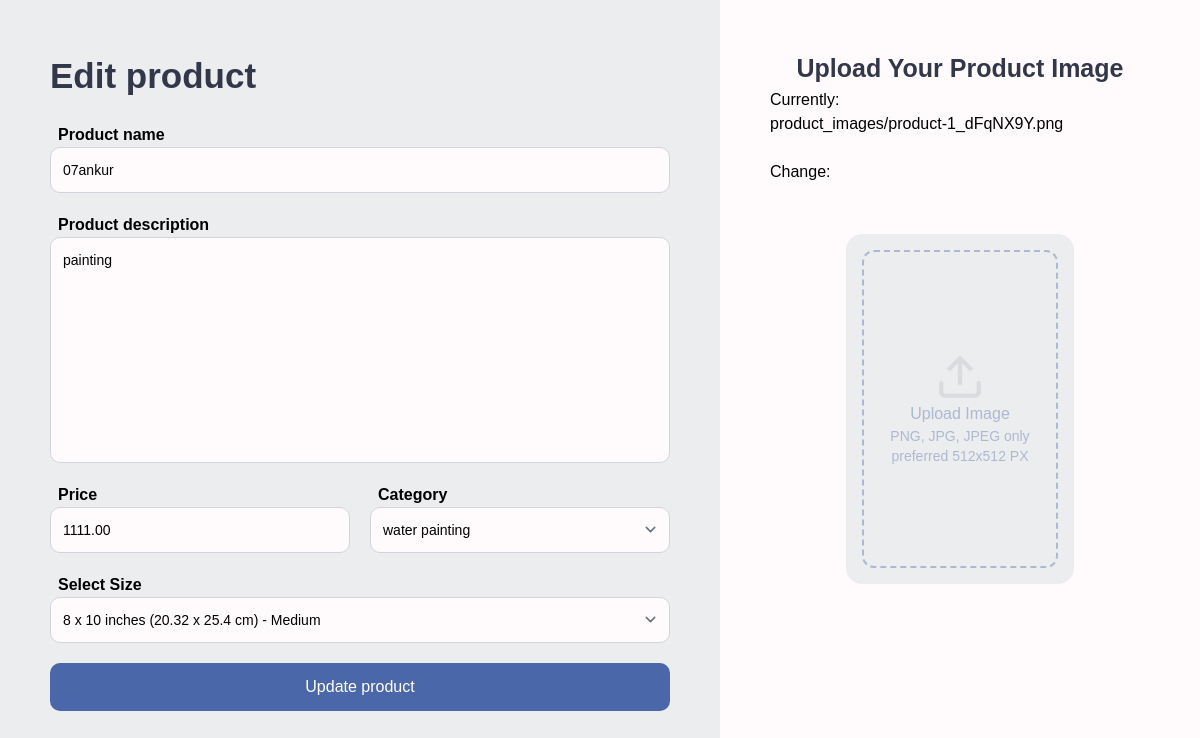
Before: /seller/home/editProducts/n9C0wO6FXM (signed in) with the older database file.
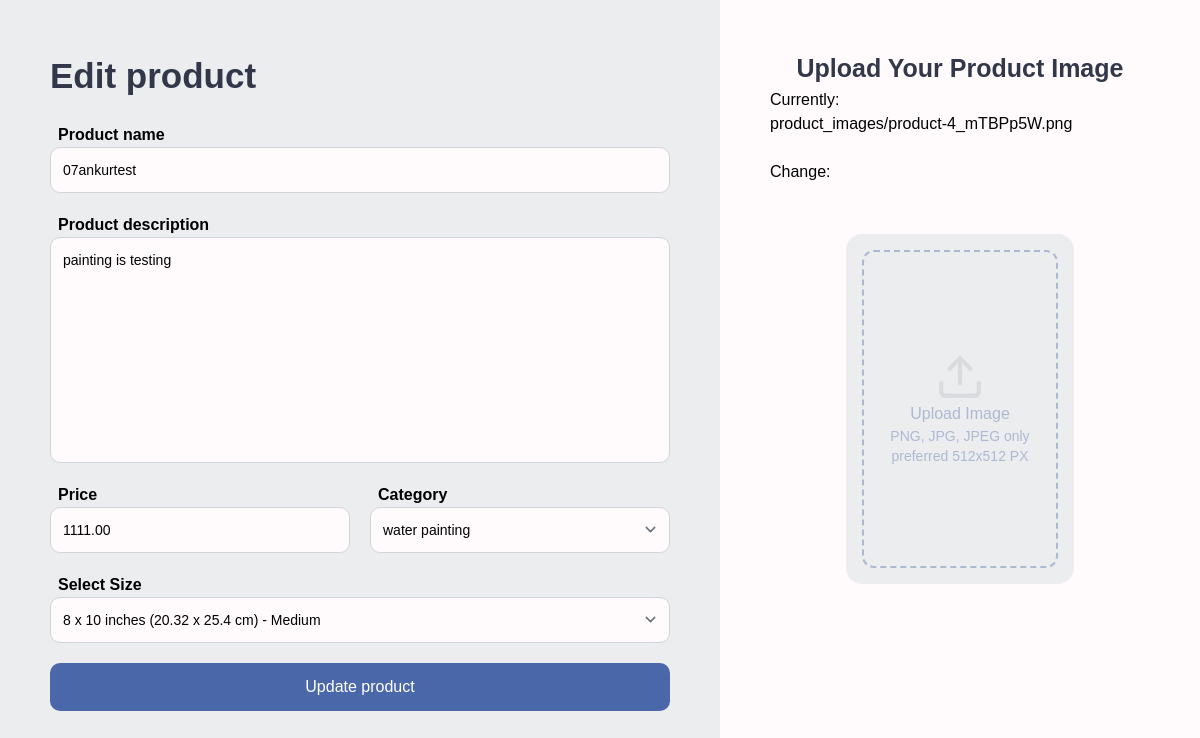
After: the same page with the newer database file.
### Seller/models.py (models this page shows, shortened)
class Product(models.Model):
    CATEGORY_CHOICES = [
        ('null', 'Select Category'),
        ('oil', 'Oil painting'),
        ('acrylic', 'Acrylic painting'),
        ('water', 'water painting'),
        ('pastel', 'pastel painting'),
        ('spray', 'spray painting'),
        ('other', 'other painting')
    ]
    SIZE_CHOICES = [
        ('null', 'Select Size'),
        ('4x8', '4 x 8 inches (10.16 x 20.32 cm) - Small'),
        ('8x10', '8 x 10 inches (20.32 x 25.4 cm) - Medium'),
        ('16x20', '16 x 20 inches (40.64 x 50.8 cm) - Large'),
        ('24x30', '24 x 30 inches (60.96 x 76.2 cm) - Large'),
    ]
    product_id = models.CharField(primary_key=True, max_length=10, unique=True, editable=False)
    seller = models.ForeignKey(Seller, on_delete=models.CASCADE)
    name = models.CharField(max_length=255)
    price = models.DecimalField(max_digits=10, decimal_places=2)
    description = models.TextField()
    image = models.ImageField(upload_to='product_images/')
    category = models.CharField(max_length=10, choices=CATEGORY_CHOICES, default='null')
    size = models.CharField(max_length=6, choices=SIZE_CHOICES, default='null')
    created_at = models.DateTimeField(auto_now_add=True)
    updated_at = models.DateTimeField(auto_now=True)

### Seller/views.py (the view)
# urls.py: path('home/editProducts/<productID>', views.editProduct, name='editProducts'),
@login_required()
@seller_required
def editProduct(request, productID):
    product=get_object_or_404(Product,pk=productID,seller=request.user.seller)
    if request.method == 'POST':
        form = productForm(request.POST, request.FILES, instance=product)
        if form.is_valid():
            product = form.save(commit=False)
            product.seller = request.user.seller
            product.save()
            return redirect('allProducts')
    else:
        form = productForm(instance=product)
    return render(request, 'productForm.html', {'form': form})

### Seller/forms.py
class productForm(forms.ModelForm):
    class Meta:
        model = Product
        fields = ['name', 'price' , 'category', 'description', 'image', 'size']

### Seller/templates/productForm.html (shortened to what the changed rows need)
<!DOCTYPE html>
{% load static tailwind_tags %}
{% load widget_tweaks %}
<html lang="en">
<head>
    {% tailwind_css %}
</head>
<body>
<div class="mainContainer font-Montserrat" >
    <form class="min-h-screen flex" method="POST" enctype="multipart/form-data">
    <section class="w-[60%] bg-product">
        <div class="formBox h-full px-[50px] pt-[50px]">
           <h1 class="font-[700] text-[35px] text-text font-Montserrat">
               {% if form.instance.pk %}
               	Edit product
               {% else %}
                   Add product
               {% endif %}
           </h1>
            <div class="flex flex-col py-[20px]">
                <label for="name" class="px-2 font-[600]">Product name</label>
                {% render_field form.name class+="bg-primary border border-gray-300 text-sm rounded-[10px] focus:ring-primary-600 focus:border-primary-600 block w-full p-3 placeholder:text-secondary placeholder:font-Montserrat" id="name" placeholder="Enter product name" %}
            </div>
            <div class="flex flex-col pb-[20px]">
                <label for="description" class="px-2 font-[600]">Product description</label>
                {% render_field form.description class+="bg-primary resize-none border border-gray-300 text-sm rounded-[10px] focus:ring-primary-600 focus:border-primary-600 block w-full p-3 placeholder:text-secondary placeholder:font-Montserrat" id="description" placeholder="Enter product description"%}
            </div>
            <div class="flex w-full gap-[20px] pb-[20px]">
                <div class="flex flex-col w-1/2">
                    <label for="price"  class="px-2 font-[600]">Price</label>
                    {% render_field form.price class+="bg-primary border border-gray-300 text-sm rounded-[10px] focus:ring-primary-600 focus:border-primary-600 block w-full p-3 placeholder:text-secondary placeholder:font-Montserrat" id="price" placeholder="Enter price" %}
                </div>
                <div class="flex flex-col w-1/2">
                    <label for="category"  class="px-2 font-[600]">Category</label>
                    {% render_field form.category class+="bg-primary border border-gray-300 text-sm rounded-[10px] focus:ring-primary-600 focus:border-primary-600 block w-full p-3 placeholder:text-secondary placeholder:font-Montserrat" id="category" %}
                </div>
            </div>
            <div class="flex flex-col">
                <label for="size"  class="px-2 font-[600]">Select Size</label>
                {% render_field form.size class+="bg-primary border border-gray-300 text-sm rounded-[10px] focus:ring-primary-600 focus:border-primary-600 block w-full p-3 placeholder:text-secondary placeholder:font-Montserrat" id="size" %}
            </div>
        </div>
    </section>
    <section class="w-[40%] bg-primary flex flex-col pt-[50px] px-[50px]">
         <h1 class="font-semibold text-center text-[25px] text-text font-Montserrat">Upload Your Product Image</h1>
        {% render_field form.image class+="hidden" onchange+="readURL(this)"  name+="product image" id+="product_image_picker" %}
        <div
          class="bg-product p-4 w-[60%] h-[350px] rounded-2xl mx-auto mt-[50px] cursor-pointer"
          onclick="getProductImage()"
        >
          <div
            class="border-2 border-dashed border-secondary h-full rounded-xl flex flex-col justify-center items-center"
            id="uploadBox"
          >
          </div>
        </div>
    </section>
</form>
</div>
</body>
</html>

Changed rows visible on the page:
changed Product "water painting": name "07ankur" → "07ankurtest"; description "painting" → "painting is testing"; image "Currently: product_images/product-1_dFqNX9Y.png Change:" → "Currently: product_images/product-4_mTBPp5W.png Change:"
